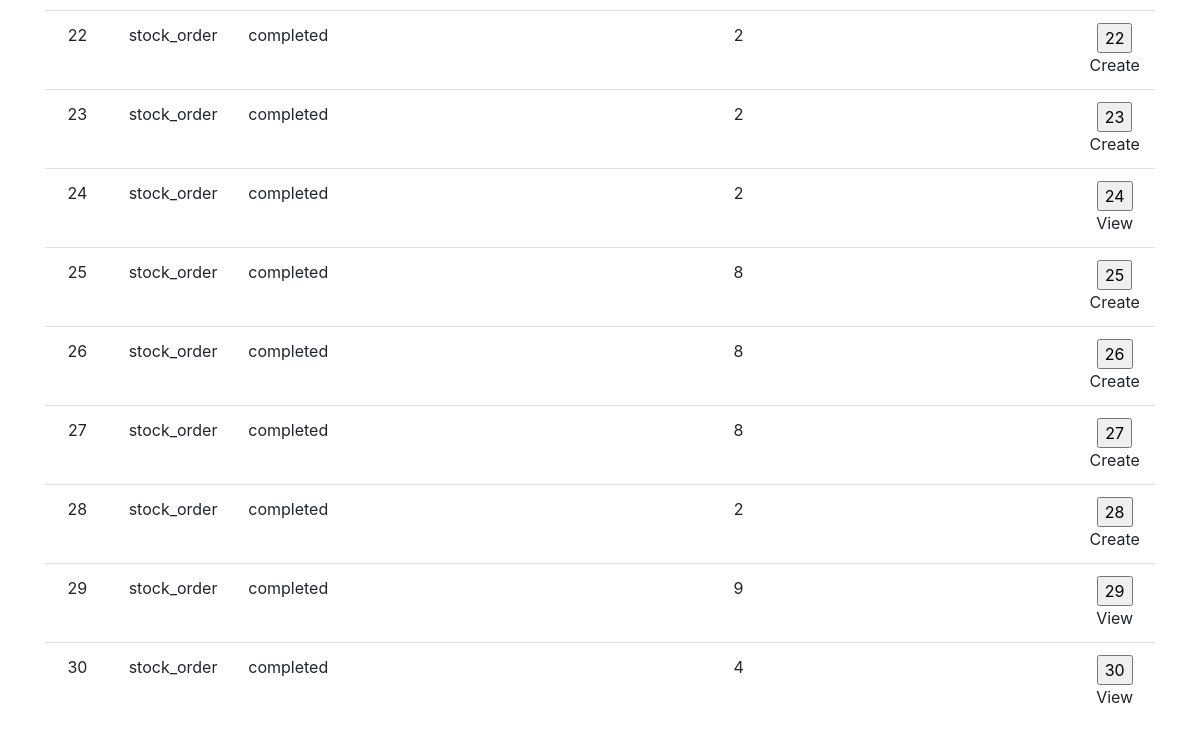
The page /Invoice/produceInvoice.php (signed in, lower part) on the database as committed earlier.
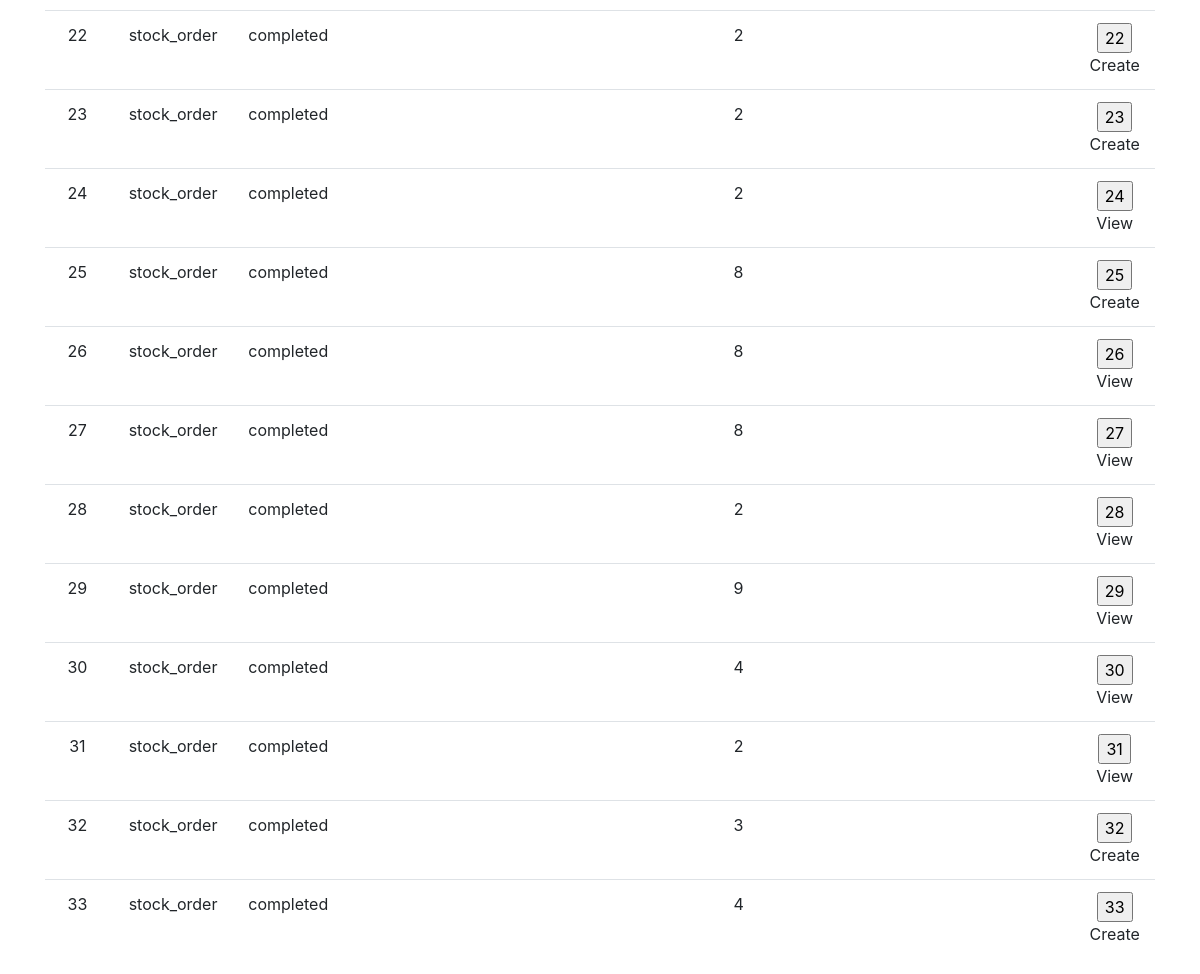
The same page on the database as committed later.
### tables this page shows
CREATE TABLE `Job` (
  `job_id` int(10) NOT NULL AUTO_INCREMENT,
  `job_type` enum('MoT','annual service','repair','stock_order') NOT NULL,
  `status` enum('new','pending','progress','completed') NOT NULL DEFAULT 'new',
  `estimate_amount` double DEFAULT NULL,
  `book_in_date` varchar(10) DEFAULT NULL,
  `time_spent` double DEFAULT NULL,
  `customer_id` int(10) DEFAULT NULL,
  `registration_number` varchar(10) DEFAULT NULL,
  `username` varchar(20) DEFAULT NULL,
  PRIMARY KEY (`job_id`),
  KEY `username` (`username`),
  KEY `customer_id` (`customer_id`),
  KEY `registration_number` (`registration_number`),
  CONSTRAINT `job_ibfk_1` FOREIGN KEY (`username`) REFERENCES `Mechanic` (`username`) ON DELETE SET NULL ON UPDATE CASCADE,
  CONSTRAINT `job_ibfk_2` FOREIGN KEY (`customer_id`) REFERENCES `Customer` (`customer_id`) ON DELETE SET NULL ON UPDATE CASCADE,
  CONSTRAINT `job_ibfk_3` FOREIGN KEY (`registration_number`) REFERENCES `Vehicle` (`registration_number`) ON DELETE SET NULL ON UPDATE CASCADE
);

### Invoice/produceInvoice.php (the view, shortened to what this page needs)
<?php
require_once "../config.php";
$tmp = false;
?>
<!DOCTYPE html>
<html lang="en">
<link rel="stylesheet" href="https://cdn.jsdelivr.net/npm/bootstrap@4.6.1/dist/css/bootstrap.min.css">
<head>
<body>
    <p>
        <?php
            $query = "SELECT job_id,job_type,status,estimate_amount,book_in_date, time_spent, customer_id, registration_number, username FROM Job  WHERE status = 'completed' ORDER BY job_id ASC";
            $result = mysqli_query($conn, $query);
            $query_invoice = "SELECT job_id
            FROM   Job
            WHERE  status = 'completed' and NOT EXISTS (SELECT job_id
                               FROM   Invoice
                               WHERE  Job.job_id = Invoice.job_id);";
            $result_invoice = mysqli_query($conn, $query_invoice);
            while ($row = mysqli_fetch_array($result_invoice)){
                $jobWithoutInvoice[] = $row['job_id'];
            }
        echo "<h3 class='my-5'>Completed Jobs</h1>";
        echo "<div class='container'>";
        echo "<div class='row-fluid'>";
            echo "<div class='col-xs-12'>";
            echo "<div class='table-responsive'>";
                echo "<table class='table table-hover table-inverse'>";
                if ($result->num_rows > 0) {
                    while($row = $result->fetch_assoc()) {
                        echo"<form action = 'processProduceInvoice.php' method='POST'>";
                        echo "<tr>";
                        echo "<td>" . $row["job_id"] . "</td>";
                        echo "<td>" . $row["job_type"] . "</td>";
                        echo "<td>" . $row["status"] . "</td>";
                        echo "<td>" . $row["estimate_amount"] . "</td>";
                        echo "<td>" . $row['book_in_date'] . "</td>";
                        echo "<td>" . $row['time_spent'] . "</td>";
                        echo "<td>" . $row['customer_id'] . "</td>";
                        echo "<td>" . $row['registration_number'] . "</td>";
                        echo "<td>" . $row['username'] . "</td>";
                        for($i = 0;$i<count($jobWithoutInvoice);$i++){
                            if($row["job_id"] == $jobWithoutInvoice[$i]){
                                $tmp = true;
                            }
                            else
                                $tmp = false;
                            if($tmp)
                                break;
                        }
                        if($tmp)
                            echo "<td><input type='submit' name='Create' value='" . $row['job_id'] . "' /><br/>Create</td>";
                        else
                            echo "<td><input type='submit' name='View' value='" . $row['job_id'] . "' /><br/>View</td>";
                        echo "</tr>";
                        echo"</form>";
                    }
                } else {
                    echo "0 results";
                }
                echo "</table>";
            echo "</div>";
            echo "</div>";

Rows that differ between the two databases and show on the page:
shown differently, row unchanged: job id 26: View (not shown) → "26"; Create "26" → (not shown); text "Create" → "View"
shown differently, row unchanged: job id 27: View (not shown) → "27"; Create "27" → (not shown); text "Create" → "View"
shown differently, row unchanged: job id 28: View (not shown) → "28"; Create "28" → (not shown); text "Create" → "View"
added job: job_id "31", job_type "stock_order", status "completed", customer "2", View "31"
added job: job_id "32", job_type "stock_order", status "completed", customer "3", Create "32"
added job: job_id "33", job_type "stock_order", status "completed", customer "4", Create "33"
